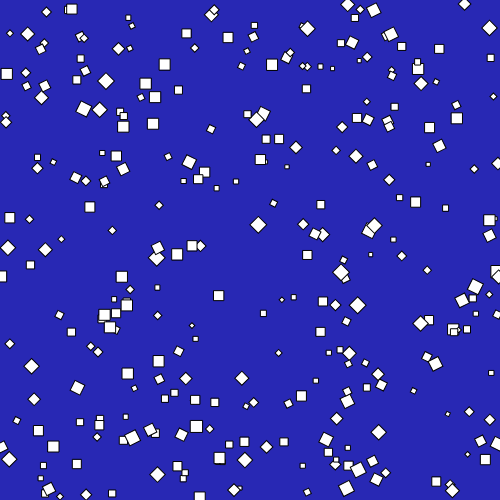
Frame 1 (no input)
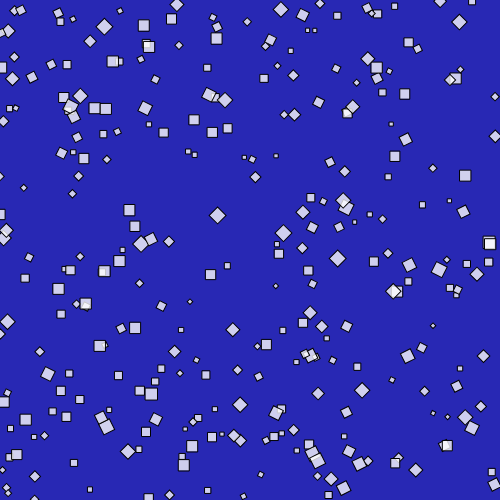
Frame 60 (no input)
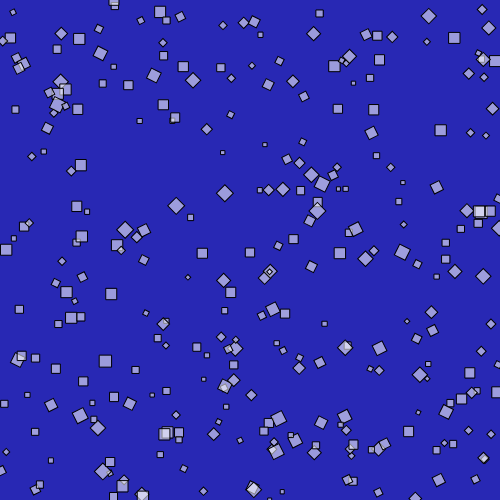
Frame 120 (the mouse pressed at the canvas centre since frame 60)

The p5.js sketch that drew these frames (run headless with seeded random() and noise() and a simulated clock; from frame 60 on, the mouse is pressed at the canvas centre):

// p5.js sketch
// ── sketch.js
let = stars = [];

for (let i = 0; i < stars.length; i++) {
    console.log(stars[i].posX)
}

function setup() {
    for (let counter = 0; counter < 300; counter++) {
        stars.push(new Star);
    }
    createCanvas(500, 500);
    background(255, 0, 0);
    rectMode(CENTER);
}

function draw() {
    background(40, 40, 180);
    for (let i = 0; i < stars.length; i++) {
    stars[i].step();
    stars[i].render();
    stars[i].opac();
    }
}
// ── Star.js
class Star {
    constructor() {
        this.posX = Math.round(Math.random()*500);
        this.posY = Math.round(Math.random()*500);
        this.pos = createVector(Math.round(Math.random()*500), Math.round(Math.random()*500));
        this.speed = createVector(Math.round(Math.random()*4 - 2), Math.round(Math.random()*4 - 2));
        this.radius = Math.round(Math.random()*8 + 4);
        this.xSpeed = Math.random()*1 - 1;
        this.ySpeed = Math.random()*1 - 1;
        this.lifetime = Math.random()*5 + 255;
    }

    render() {
        let myAngle = this.speed.heading();
        push();
        translate(this.posX, this.posY);
        rotate(myAngle);
        fill(255, this.lifetime);
        rect(0, 0, this.radius, this.radius);
        pop();
    }

    step() {
        this.posX = this.posX + this.xSpeed;
        this.posY = this.posY + this.ySpeed;

        if (this.posX > 500) {
            this.posX = 0;
        }
        if (this.posX < 0) {
            this.posX = 500;
        }
        if (this.posY > 500) {
            this.posY = 0;
        }
        if (this.posY < 0) {
            this.posY = 500;
        }
    }

    opac() {
        this.lifetime -= 1;

        if (this.lifetime < 40) {
            this.lifetime += 1;
        }
    }
}
